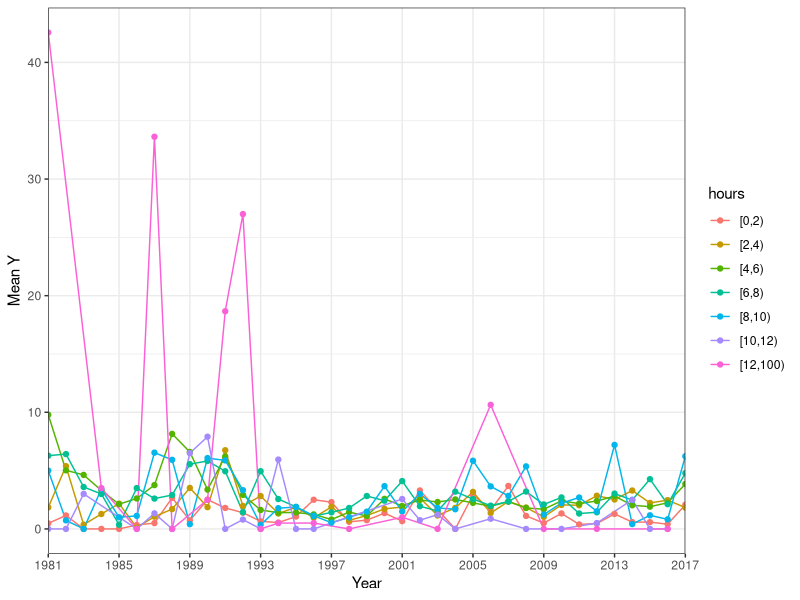

Generate this figure with R:
## ---- chunk 1

region <- 'FL_Keys' # SE_FL or FL_Keys, when running continuity make sure region here is selected as Keys, it matters so that area variable is not dropped 
method <- "clus" 
minyr <- 1981 #1981, 2008
maxyr <- 2017


library(here)
library(tidyverse)
d2 <- read_csv(here("static", "data", "fish_data.csv"))
names(d2)  <- tolower(names(d2))
d2$year <- as.factor(d2$year)


#select years
d2 <- d2 %>% filter(year %in% minyr:maxyr)

# MAKE SOME EXTRA VARS ####
#number of anglers category
d2$fishing_area      <- as.factor(ifelse(d2$area_x %in% c(1,3),'inshore','offshore'))
d2$hours_spent_fishing      <- as.factor(cut(d2$hrsf,breaks=c(seq(0,12,2),100),right=F))
d2$cntrbtrs  <- as.factor(ifelse(d2$cntrbtrs >=7,'7+',d2$cntrbtrs))
d2$cnty       <- as.factor(d2$cnty)
d2$mode    <- as.factor(d2$mode_fx)
d2$season_of_year       <- as.factor(d2$wave) 

df <- d2

df$y_var <- df$tot_cat_targ
df$hours <- df$hours_spent_fishing

## ---- chunk 2
interaction_plot1 = function(df, var1, var2){
  
  df2 <- df %>% dplyr::group_by(var1, var2) %>% dplyr::summarize(average_annual_y = mean(y_var)) 
  
  ggplot(df2, aes(x=var1, y=average_annual_y, color=var2)) + geom_line(aes(group=var2)) + geom_point() 
  
}

## ---- chunk 3
quo(q1)

## ---- chunk 4
interaction_plot = function(dat, var1, var2){
  
  var1 = quo(var1)
  var2 = qup(var2)
  
  ....
}

## ---- chunk 5
interaction_plot2 = function(dat, var1, var2){
  
  var1 = enquo(var1)
  var2 = enquo(var2)
  
  ....
  
}

## ---- chunk 6
interaction_plot2 = function(dat, var1, var2){
  
  ....
  
  dat2 <- dat %>% dplyr::group_by( !!var1, !!var2) %>% dplyr::summarize(average_annual_y= mean(y_var)) 
  
  ggplot(dat2, aes(x=!!var1, y=average_annual_y, color= !!var2)) + geom_line(aes(group= !!var2)) + 
    geom_point() +
    scale_x_discrete(name = "Year", expand =c(0,0), breaks=seq(1981, 2017, by =4))+
    theme_bw() + labs(y='Mean Y')
  
  
}
## ---- chunk 7
interaction_plot_final= function(dat, var1, var2){
  
  var1 = enquo(var1)
  var2 = enquo(var2)
  
  dat2 <- dat %>% dplyr::group_by( !!var1, !!var2) %>% dplyr::summarize(average_annual_y = mean(y_var)) 
  
  ggplot(dat2, aes(x=!!var1, y=average_annual_y, color= !!var2)) + geom_line(aes(group= !!var2)) + 
    geom_point() +
    scale_x_discrete(name = "Year", expand =c(0,0), breaks=seq(1981, 2017, by =4))+
    theme_bw() + labs(y='Mean Y')

  
}
## ---- chunk 8
interaction_plot_final(df, year, hours)
